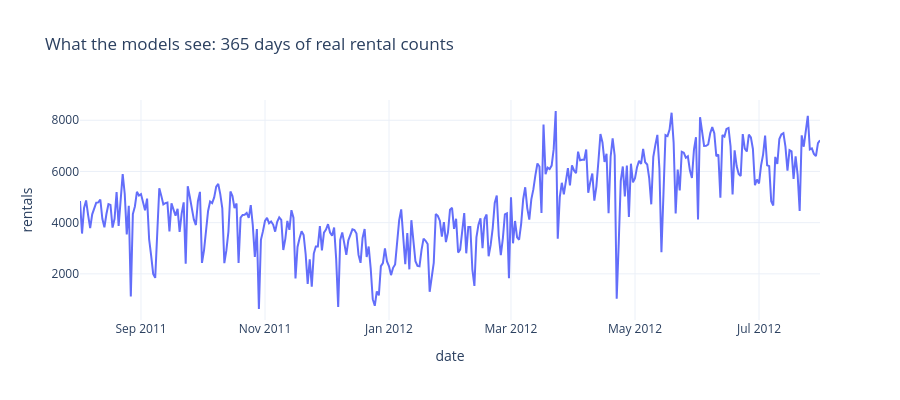

The code cell stored with this chart in its notebook:
### Code cell
rentals = pd.read_csv('data/bike_sharing_daily.csv', parse_dates=['date'])
input_history = rentals[rentals.date < pd.Timestamp(FORECAST_START)].tail(365)
fig = px.line(input_history,x='date',y='rentals',title='What the models see: 365 days of real rental counts')
fig.update_layout(template='plotly_white',height=400)
fig.show()

### Figure 1 — Plotly figure (JSON) as saved in the notebook; plotly's stock layout.template omitted (floating-point values rounded to 4 significant figures; data arrays with more than 128 entries replaced by an {"elided": "..."} marker saying what was removed)
{"data": [{"hovertemplate": "date=%{x}<br>rentals=%{y}<extra></extra>", "legendgroup": "", "line": {"color": "#636efa", "dash": "solid"}, "marker": {"symbol": "circle"}, "mode": "lines", "name": "", "orientation": "v", "showlegend": false, "type": "scatter", "x": {"elided": "365 str values"}, "xaxis": "x", "y": {"elided": "365 int values"}, "yaxis": "y"}], "layout": {"height": 400, "legend": {"tracegroupgap": 0}, "title": {"text": "What the models see: 365 days of real rental counts"}, "xaxis": {"anchor": "y", "domain": [0, 1], "title": {"text": "date"}}, "yaxis": {"anchor": "x", "domain": [0, 1], "title": {"text": "rentals"}}}}
